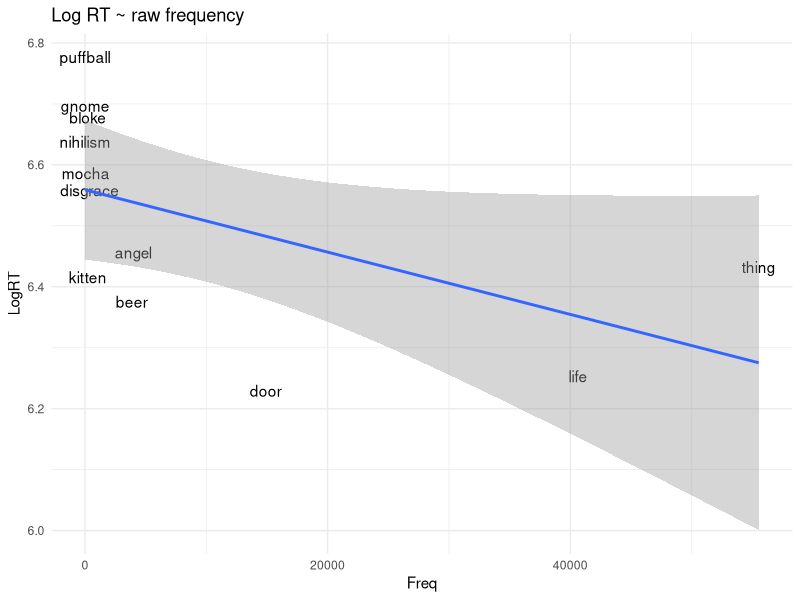
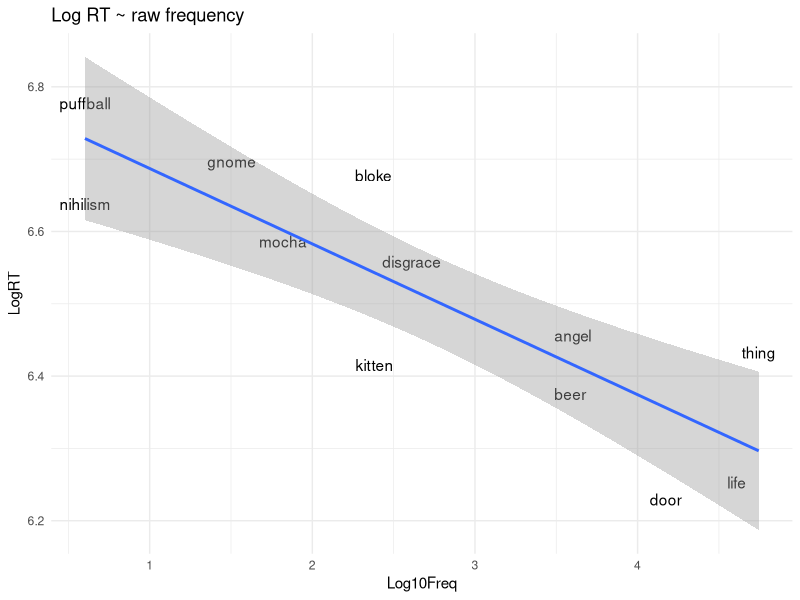

Recreate these plots in R, in order.
# LAB 4

# Using logarithms to describe magnitudes

# The log10 tracks the order of magnitude:

log10(100) # corresponds to 10 * 10 (2 times multiplied)
log10(1000) # corresponds to multiplying 10 three times

# The logarithm's inverse is the exponential function:

10 ^ 2
10 ^ 3

# Create a vector with five response times:

RTs <- c(600, 650, 700, 1000, 4000)

# Check:

RTs

# Log-transform these with the natural log (base "e"):

logRTs <- log(RTs)

# Check:

logRTs

# To undo the logging, exponentiate to the power of "e":

exp(logRTs)

# This undoes the logging.

##################################################

# Regression analysis of word frequency data in R:

# Load tidyverse and broom packages:

library(tidyverse)
library(broom)

# Load the frequency data (same as Chapter 4):

ELP <- read_csv('ELP_frequency.csv')

# Check content of tibble:

ELP

# Log10-transform frequency, log-transform RTs:

ELP <- mutate(ELP,
              Log10Freq = log10(Freq),
              LogRT = log(RT))

# Check:

ELP

# Plot of the raw frequency data:

ELP %>% ggplot(aes(x = Freq, y = LogRT, label = Word)) +
  geom_text() +
  geom_smooth(method = 'lm') +
  ggtitle('Log RT ~ raw frequency') +
  theme_minimal()

# Compare to the plot of the Log frequency data:

ELP %>% ggplot(aes(x = Log10Freq, y = LogRT, label = Word)) +
  geom_text() +
  geom_smooth(method = 'lm') +
  ggtitle('Log RT ~ raw frequency') +
  theme_minimal()

# Fit a regression model:

ELP_mdl <- lm(LogRT ~ Log10Freq, data = ELP)

# Look at output:

tidy(ELP_mdl)

# Extract coefficients:

b0 <- tidy(ELP_mdl)$estimate[1]	# intercept
b1 <- tidy(ELP_mdl)$estimate[2]	# slope

# Predicted logRT for log frequency of 1 and 3:

logRT_10freq <- b0 + b1 * 1
logRT_1000freq <- b0 + b1 * 3

# Check:

logRT_10freq
logRT_1000freq

# These are the logRT predictions, so exponentiate...
# ... to get raw RTs:

exp(logRT_10freq)
exp(logRT_1000freq)

#####################################
# Centering and standardization in R:

# Center and standardize in one go:

ELP <- mutate(ELP,
              Log10Freq_c = Log10Freq - mean(Log10Freq),
              Log10Freq_z = Log10Freq_c / sd(Log10Freq_c))

# Select the frequency columns to compare:

select(ELP, Freq, Log10Freq, Log10Freq_c, Log10Freq_z)

# Same as before, but this time using scale():

ELP <- mutate(ELP,
              Log10Freq_c = scale(Log10Freq, scale = FALSE),
              Log10Freq_z = scale(Log10Freq))

# Fit raw, centered and unc

ELP_mdl_c <- lm(LogRT ~ Log10Freq_c, ELP)
ELP_mdl_z <- lm(LogRT ~ Log10Freq_z, ELP)

# Check the estimates:

tidy(ELP_mdl) %>% select(term, estimate)
tidy(ELP_mdl_c) %>% select(term, estimate)
tidy(ELP_mdl_z) %>% select(term, estimate)

# Check the R-squared: should be the same:

glance(ELP_mdl)$r.squared
glance(ELP_mdl_c)$r.squared
glance(ELP_mdl_z)$r.squared

# Compare to nonlinear transformation:

glance(lm(LogRT ~ Freq, ELP))$r.squared

# Clearly a different model, since different fit.

# Check correlation:

with(ELP, cor(Log10Freq, LogRT))

# Make linear regression correspond to correlation:

ELP_cor <- lm(scale(LogRT) ~ -1 + Log10Freq_z, ELP)

# Select estimate:

tidy(ELP_cor) %>% select(estimate)

